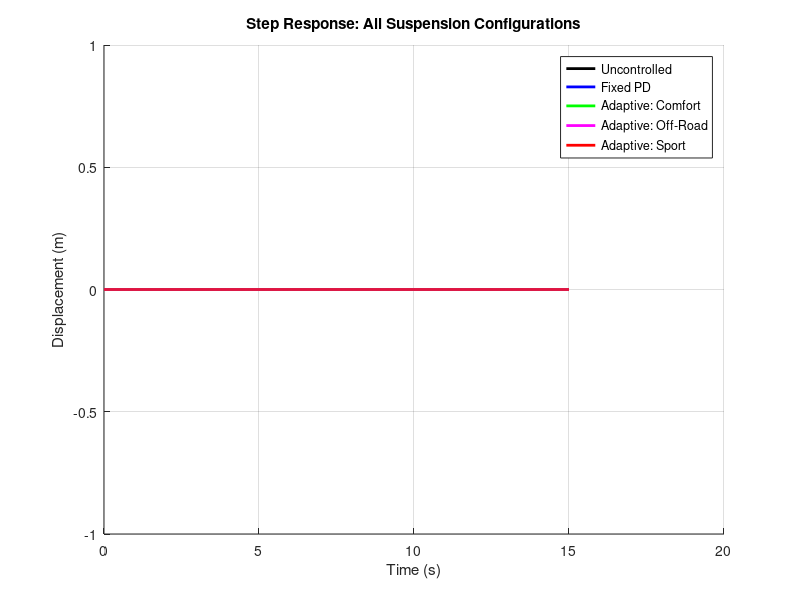

Reproduce this figure in MATLAB. (Note: this script raises an error after producing the figure.)
%% ================================================================
%  PERFORMANCE_ANALYSIS.m
%  Complete performance comparison:
%    - Uncontrolled Suspension
%    - Fixed PD Controlled Suspension
%    - Adaptive PD Controlled Suspension
%  All three modes compared with engineering metrics
%% ================================================================
clc; clear all; close all;

fprintf('=================================================\n');
fprintf(' SUSPENSION SYSTEM PERFORMANCE ANALYSIS\n');
fprintf('=================================================\n\n');

%% Plant
G = tf([1], [1, 3, 2]);

%% Controller definitions
Kp_fixed = 15; Kd_fixed = 5;
C_fixed = tf([Kd_fixed, Kp_fixed], [1, 0]);
CL_fixed = feedback(C_fixed * G, 1);

d_comfort = 0.15; d_offroad = 0.50; d_sport = 0.90;

C_comfort = tf([3+2*d_comfort, 10+5*d_comfort], [1, 0]);
C_offroad = tf([3+2*d_offroad, 10+5*d_offroad], [1, 0]);
C_sport   = tf([3+2*d_sport,   10+5*d_sport],   [1, 0]);

CL_comfort = feedback(C_comfort * G, 1);
CL_offroad = feedback(C_offroad * G, 1);
CL_sport   = feedback(C_sport   * G, 1);

%% Gather metrics
systems = {G, CL_fixed, CL_comfort, CL_offroad, CL_sport};
labels  = {'Uncontrolled', 'Fixed PD', ...
           'Adaptive: Comfort', 'Adaptive: Off-Road', 'Adaptive: Sport'};
colors  = {'k', 'b', 'g', 'm', 'r'};

t_eval = 0:0.005:15;
metrics = struct();

for i = 1:length(systems)
    try
        si = stepinfo(systems{i});
        [y, ~] = step(systems{i}, t_eval);
        [wn, zeta, ~] = damp(systems{i});
        metrics(i).Name         = labels{i};
        metrics(i).RiseTime     = si.RiseTime;
        metrics(i).SettlingTime = si.SettlingTime;
        metrics(i).Overshoot    = si.Overshoot;
        metrics(i).Peak         = max(abs(y));
        metrics(i).Zeta         = min(zeta);
        metrics(i).Wn           = min(wn);
        metrics(i).y            = y;
    catch ME
        fprintf('Warning for %s: %s\n', labels{i}, ME.message);
        metrics(i).Name         = labels{i};
        metrics(i).RiseTime     = NaN;
        metrics(i).SettlingTime = NaN;
        metrics(i).Overshoot    = NaN;
        metrics(i).Peak         = NaN;
        metrics(i).Zeta         = NaN;
        metrics(i).Wn           = NaN;
        metrics(i).y            = zeros(size(t_eval));
    end
end

%% Vibration reduction
base_peak = metrics(1).Peak;
for i = 1:length(metrics)
    if ~isnan(metrics(i).Peak) && base_peak > 0
        metrics(i).VibReduction = (1 - metrics(i).Peak / base_peak) * 100;
    else
        metrics(i).VibReduction = 0;
    end
end

%% Print performance table
fprintf('\n%-22s %-10s %-12s %-12s %-8s %-8s %-12s\n', ...
    'System','Rise(s)','Settle(s)','Overshoot%','Peak','Zeta','VibRed%');
fprintf('%s\n', repmat('-', 1, 88));
for i = 1:length(metrics)
    fprintf('%-22s %-10.4f %-12.4f %-12.2f %-8.4f %-8.4f %-12.1f\n', ...
        metrics(i).Name, ...
        metrics(i).RiseTime, ...
        metrics(i).SettlingTime, ...
        metrics(i).Overshoot, ...
        metrics(i).Peak, ...
        metrics(i).Zeta, ...
        metrics(i).VibReduction);
end

%% Figure 1: Step Response Comparison
figure('Name','Step Response Comparison','Position',[50,50,1000,600]);
hold on;
for i = 1:length(systems)
    if ~isempty(metrics(i).y)
        plot(t_eval, metrics(i).y, colors{i}, 'LineWidth', 2, ...
             'DisplayName', metrics(i).Name);
    end
end
xlabel('Time (s)'); ylabel('Displacement (m)');
title('Step Response: All Suspension Configurations');
legend('Location','best'); grid on;
xline(5, 'k--', 'Target: 5s settle', 'LabelVerticalAlignment','bottom');

%% Figure 2: Performance Bar Chart
figure('Name','Performance Metrics','Position',[50,700,1200,450]);

subplot(1,3,1);
settle_vals = [metrics.SettlingTime];
settle_vals(isnan(settle_vals)) = 0;
bar(settle_vals, 'FaceColor', 'flat', 'CData', jet(length(systems)));
set(gca, 'XTickLabel', labels, 'XTickLabelRotation', 20);
ylabel('Settling Time (s)');
title('Settling Time Comparison');
yline(5,'r--','5s target'); grid on;

subplot(1,3,2);
overshoot_vals = [metrics.Overshoot];
overshoot_vals(isnan(overshoot_vals)) = 0;
bar(overshoot_vals, 'FaceColor', 'flat', 'CData', jet(length(systems)));
set(gca,'XTickLabel',labels,'XTickLabelRotation',20);
ylabel('Overshoot (%)');
title('Overshoot Comparison'); grid on;

subplot(1,3,3);
vr_vals = [metrics.VibReduction];
vr_vals(isnan(vr_vals)) = 0;
bar(vr_vals, 'FaceColor', 'flat', 'CData', jet(length(systems)));
set(gca,'XTickLabel',labels,'XTickLabelRotation',20);
ylabel('Vibration Reduction (%)');
title('Vibration Reduction vs Uncontrolled'); grid on;

sgtitle('Suspension Performance Comparison Dashboard');

%% Figure 3: Pole Locations
figure('Name','Pole Analysis','Position',[50,50,1000,600]);
sys_list = {G, CL_fixed, CL_comfort, CL_offroad, CL_sport};
hold on;
marker_styles = {'kx','bs','g^','md','r*'};
for i = 1:length(sys_list)
    p = pole(sys_list{i});
    plot(real(p), imag(p), marker_styles{i}, 'MarkerSize', 12, ...
         'LineWidth', 2, 'DisplayName', labels{i});
end
xline(0, 'k--'); yline(0, 'k--');
xlabel('Real Axis'); ylabel('Imaginary Axis');
title('Pole Locations: All Configurations');
legend('Location','best'); grid on;
xlim([-25, 5]);

fprintf('\nPerformance analysis complete.\n');
